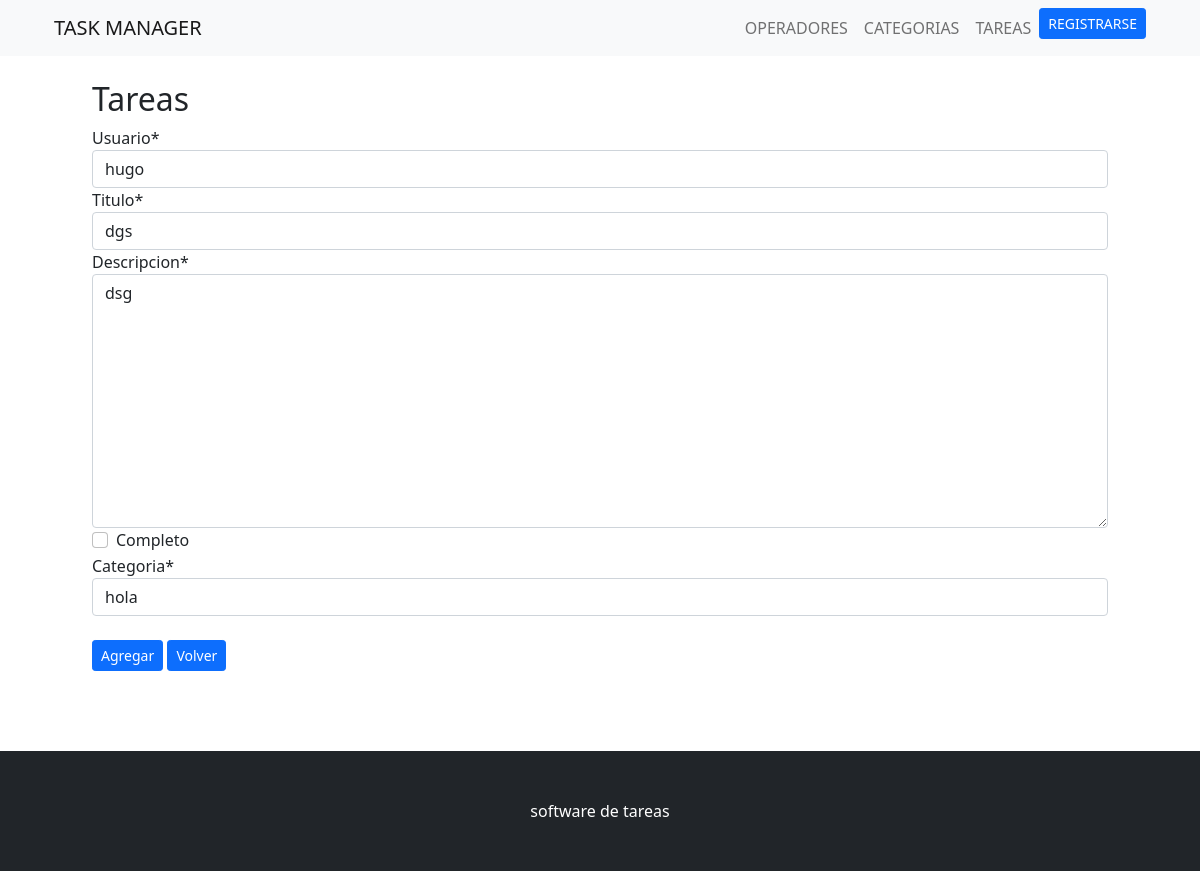
Page /editar_tarea/23 (signed in) on the committed database.
### app_tareas/models.py (models this page shows, shortened)
class Tarea(models.Model):
    usuario = models.ForeignKey(Operador,null=False, on_delete=models.CASCADE)
    titulo = models.CharField(max_length=200)
    descripcion = models.TextField()
    completo = models.BooleanField(default=False)
    creado = models.DateTimeField(auto_now_add=True)
    categoria = models.ForeignKey(Categoria,null=False,on_delete=models.CASCADE)
    class Meta:
        ordering = ['completo']

class Categoria(models.Model):
    descripcion = models.CharField(max_length=100)
    def __str__(self):
        return self.descripcion

### app_tareas/views.py (the view)
# urls.py: path('editar_tarea/<int:pk>', EditarTarea.as_view(), name ='editar_tarea'),
class EditarTarea(LoginRequiredMixin,UpdateView):
    model = Tarea
    fields = '__all__'
    success_url = reverse_lazy('tareas')
    template_name = 'app_tareas/tareas/form_tarea.html'

### app_tareas/models.py (called while the page is built)
    def __str__(self):
        return self.nombre

### app_tareas/templates/app_tareas/tareas/form_tarea.html (shortened to what this page needs)
{% extends 'app_tareas/plantilla_base.html' %}
{% load crispy_forms_tags %}
{% block contenido %}
<div class='container'>
    <h2>Tareas</h2>
    <form action="" class="formulario_tareas" method="POST">
        <div class="row">
            <div class="col">
                {{ form | crispy}}
            </div>
        </div>
        <br>
        <button type="submit" , id="btnEnviar", class="btn btn-primary btn-sm">Agregar</button>
        <a href="{% url 'tareas' %}" class="btn btn-primary btn-sm">Volver</a>
    </form>
</div>
{% endblock contenido %}

### rows in the picture
Tarea: usuario "hugo", titulo "dgs", descripcion "dsg", categoria "hola"
